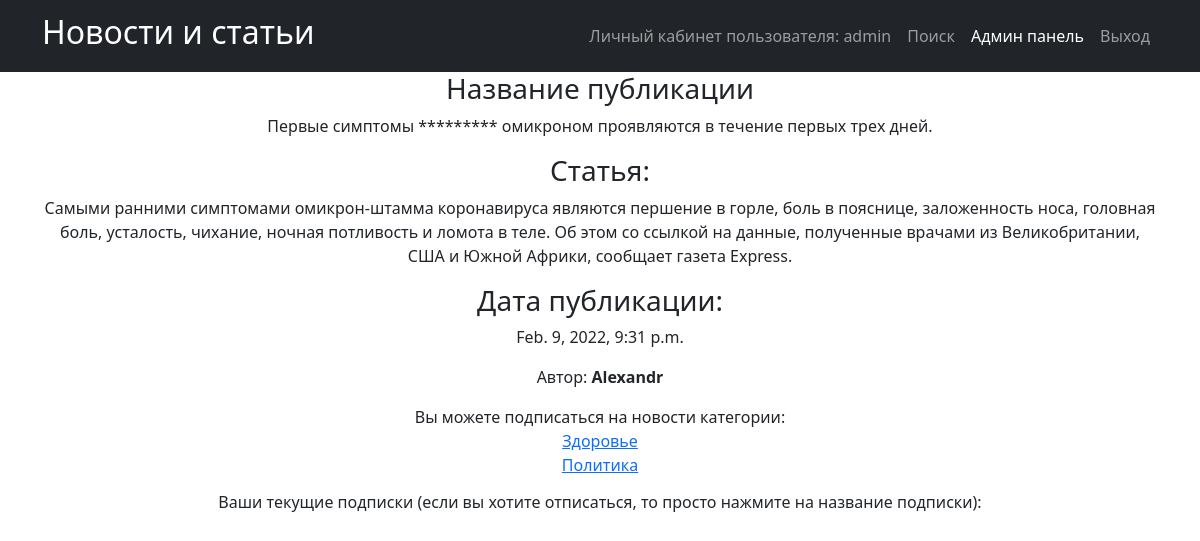
Screenshot of /news/1 (signed in) with the database file from the repository.
### news_portal/models.py (models this page shows, shortened)
class Post(models.Model):
    PostAuthor = models.ForeignKey(Author, on_delete=models.CASCADE)
    NEWS = 'NW'
    ARTICLE = 'AR'
    CATEGORIES = [
        ('NW', 'Новость'),
        ('AR', 'Статья')
    ]
    categoryType = models.CharField(max_length=2, choices=CATEGORIES)
    pubData = models.DateTimeField('дата добавления', auto_now_add=True)
    postCategory = models.ManyToManyField(Category, through='postCategory')
    postTitle = models.CharField('название публикации', max_length=255)
    postText = models.TextField('текст публикации')
    postRating = models.SmallIntegerField('рейтинг публикации', default=0)

class Author(models.Model):
    authorUser = models.OneToOneField(User, on_delete=models.CASCADE)
    authorRating = models.IntegerField(default=0, verbose_name='authorRating')
    def __str__(self):
        return f'{self.authorUser.username}'

class Category(models.Model):
    categoryname = models.CharField('Категория', max_length=64, unique=True)
    subscribers = models.ManyToManyField(User, related_name='subscribed_categories')

### news_portal/views.py (the view)
# urls.py: path('<int:pk>', PostDetailView.as_view(), name='post_detail'),
class PostDetailView(DetailView):
    model = Post
    template_name = 'post_detail.html'
    queryset = Post.objects.filter()
    def get_context_data(self, **kwargs):
        context = super().get_context_data(**kwargs)
        id = self.kwargs.get('pk')
        context['user_category'] = Category.objects.filter(post__pk=id, subscribers=self.request.user)
        return context

### news_portal/templatetags/censor.py (called while the page is built)
@register.filter(name='censor')
def censor(value):
    text = value.split()
    for word in text:
        if word.lower() in CENSOR:
            value = value.replace(word, '*' * len(word))
    return value

### templates/post_detail.html (shortened to what this page needs)
{% extends 'flatpages/default.html' %}
{% load censor %}
{% block content %}
 <h3>Название публикации</h3>
    <p>{{  post.postTitle|censor }}</p>
<h3>Статья:</h3>
<p>{{ post.postText|censor }}</p>
<h3>Дата публикации:</h3>
<p>{{ post.pubData }}</p>
    <p>Автор: <b>{{ post.PostAuthor }}</b></p>
     {% if request.user.is_authenticated %}
        <p>
            Вы можете подписаться на новости категории:
            {% for category in post.postCategory.all %}
                {% if not category in user_category %}
                    <a href="{% url 'subscribe' category.pk %}"><br>{{ category.categoryname }}</a>
                {% else %}
                    <br>{{ category.categoryname }}
                {% endif %}
            {% endfor %}
          <h6>Ваши текущие подписки (если вы хотите отписаться, то просто нажмите на название подписки):</h6>
</p>
 {% endif %}
{% endblock content %}

### templates/flatpages/default.html (shortened to what this page needs)
<!DOCTYPE html>
<html lang="en">
    <head>
        {% load static %}
        <link href="{% static 'css/styles.css' %}" rel="stylesheet" />
    </head>
    <body>
        <nav class="navbar navbar-expand-lg navbar-dark bg-dark">
            <div class="container">
                <a class="navbar-brand" href=/news/><h2>Новости и статьи</h2></a>
                <div class="collapse navbar-collapse" id="navbarSupportedContent">
                    <ul class="navbar-nav ms-auto mb-2 mb-lg-0">
                        <li class="nav-item"><a class="nav-link" href=http://127.0.0.1:8000>Личный кабинет пользователя: {{request.user.username}}</a></li>
                        <li class="nav-item"><a class="nav-link" href=/news/search/>Поиск</a></li>
                        <li class="nav-item"><a class="nav-link active" aria-current="page" href=/admin/>Админ панель</a></li>
                        <li class="nav-item"><a class="nav-link" href=/sign/logout/>Выход</a></li>
                            </ul>
                </div>
            </div>
        </nav>
        <div class="container">
           <div class="row">
               <div class="col-lg-12 text-center">
                   {% block content %}{% endblock content %}
               </div>
           </div>
        </div>
    </body>
</html>

### rows the page displays
Post: postTitle|censor "Первые симптомы ********* омикроном проявляются в течение первых трех дней.", postText|censor "Самыми ранними симптомами омикрон-штамма коронавируса являются першение в горле, боль в пояснице, заложенность носа, головная боль, усталость, чихание, ночная потливость и ломота в теле. Об этом со ссылкой на данные, полученные врачами из Великобритании, США и Южной Африки, сообщает газета Express.", pubData "Feb. 9, 2022, 9:31 p.m.", PostAuthor "Alexandr"
Category: categoryname "Здоровье"
Category: categoryname "Политика"

### other values shown
{{ request.user.username }} "admin"
